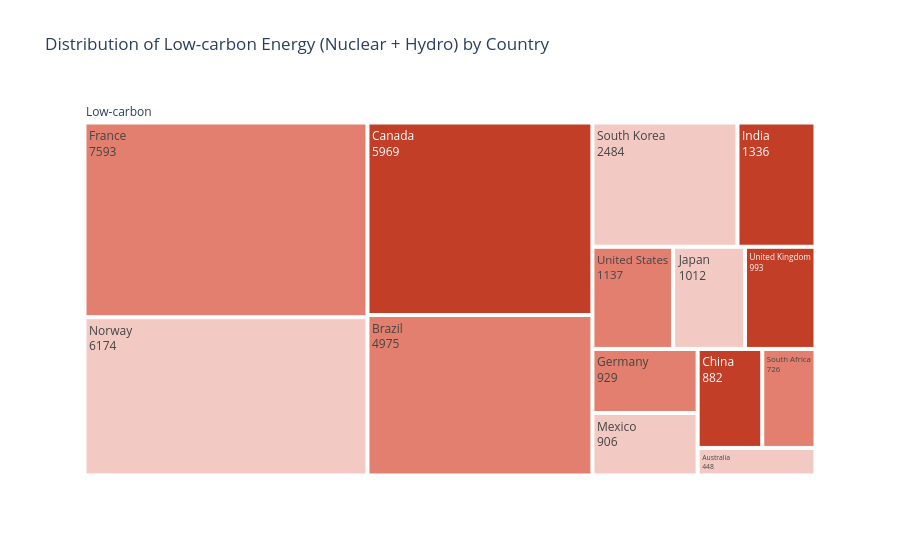
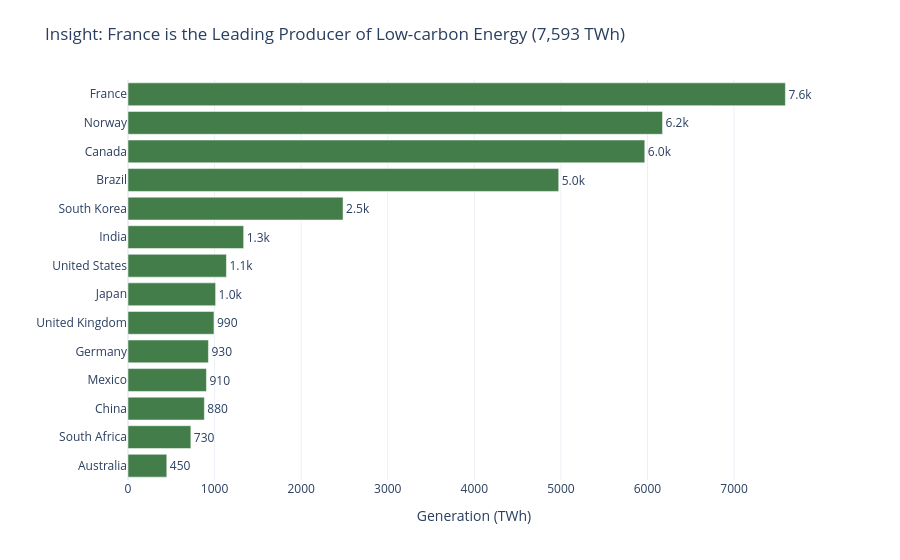

The notebook cell these images were saved under, in order:
### Markdown cell above
## Task 3 — Treemap vs bar: low-carbon energy by country

**What to build:** Build **both** a treemap and a horizontal bar chart showing total low-carbon TWh (Nuclear + Hydro) per country. Then answer the question in a markdown cell below.

**Requirements:**
- Filter to `Source_Type == 'Low-carbon'` and aggregate TWh by country
- Treemap: single-level `path=['All', 'Country']` with a dummy root node labelled `'Low-carbon'`
- Bar chart: sorted by TWh, horizontal orientation, CVD-safe colour
- Both charts show TWh values, not percentages
- Insight title on the bar chart naming the leading country

### Code cell
# Task 3 — charts
# Task 3 — charts
import plotly.express as px
import pandas as pd

#Load the data
df = pd.read_csv('../data/global_energy_mix.csv')

# Steps for Filter and Aggregate
low_carbon_df = df[df['Source'].isin(['Nuclear', 'Hydro'])].copy()
agg_df = low_carbon_df.groupby('Country')['TWh'].sum().reset_index()

agg_df = agg_df.sort_values('TWh', ascending=True)

# Dummy root node for treemap
agg_df['All'] = 'Low-carbon'

leading_country = agg_df.iloc[-1]['Country']
leading_twh = agg_df.iloc[-1]['TWh']

fig_tree = px.treemap(
    agg_df, 
    path=['All', 'Country'], 
    values='TWh',
    title='Distribution of Low-carbon Energy (Nuclear + Hydro) by Country',
    color_discrete_sequence=["#E27F6E"]
)
fig_tree.update_traces(textinfo="label+value")

fig_bar = px.bar(
    agg_df,
    x='TWh',
    y='Country',
    orientation='h',
    title=f"Insight: {leading_country} is the Leading Producer of Low-carbon Energy ({leading_twh:,.0f} TWh)",
    labels={'TWh': 'Total Low-carbon TWh', 'Country': ''},
    color_discrete_sequence=["#437E4A"] 
)

fig_bar.update_traces(texttemplate='%{x:.2s}', textposition='outside')
fig_bar.update_layout(
    xaxis_title="Generation (TWh)",
    yaxis={'categoryorder': 'total ascending'},
    template='plotly_white',
    margin=dict(t=80, l=100)
)

fig_tree.show()
fig_bar.show()

### Figure 1 — Plotly figure (JSON) as saved in the notebook; plotly's stock layout.template omitted (floating-point values rounded to 4 significant figures)
{"data": [{"branchvalues": "total", "domain": {"x": [0, 1], "y": [0, 1]}, "hovertemplate": "labels=%{label}<br>TWh=%{value}<br>parent=%{parent}<br>id=%{id}<extra></extra>", "ids": ["Low-carbon/Australia", "Low-carbon/Brazil", "Low-carbon/Canada", "Low-carbon/China", "Low-carbon/France", "Low-carbon/Germany", "Low-carbon/India", "Low-carbon/Japan", "Low-carbon/Mexico", "Low-carbon/Norway", "Low-carbon/South Africa", "Low-carbon/South Korea", "Low-carbon/United Kingdom", "Low-carbon/United States", "Low-carbon"], "labels": ["Australia", "Brazil", "Canada", "China", "France", "Germany", "India", "Japan", "Mexico", "Norway", "South Africa", "South Korea", "United Kingdom", "United States", "Low-carbon"], "name": "", "parents": ["Low-carbon", "Low-carbon", "Low-carbon", "Low-carbon", "Low-carbon", "Low-carbon", "Low-carbon", "Low-carbon", "Low-carbon", "Low-carbon", "Low-carbon", "Low-carbon", "Low-carbon", "Low-carbon", ""], "textinfo": "label+value", "type": "treemap", "values": [448, 4975, 5969, 882, 7593, 929, 1336, 1012, 906, 6174, 726, 2484, 993, 1137, 35564]}], "layout": {"legend": {"tracegroupgap": 0}, "title": {"text": "Distribution of Low-carbon Energy (Nuclear + Hydro) by Country"}, "treemapcolorway": ["#E27F6E"]}}

### Figure 2 — Plotly figure (JSON) as saved in the notebook; plotly's stock layout.template omitted (floating-point values rounded to 4 significant figures)
{"data": [{"alignmentgroup": "True", "hovertemplate": "Total Low-carbon TWh=%{x}<br>=%{y}<extra></extra>", "legendgroup": "", "marker": {"color": "#437E4A", "pattern": {"shape": ""}}, "name": "", "offsetgroup": "", "orientation": "h", "showlegend": false, "textposition": "outside", "texttemplate": "%{x:.2s}", "type": "bar", "x": [448, 726, 882, 906, 929, 993, 1012, 1137, 1336, 2484, 4975, 5969, 6174, 7593], "xaxis": "x", "y": ["Australia", "South Africa", "China", "Mexico", "Germany", "United Kingdom", "Japan", "United States", "India", "South Korea", "Brazil", "Canada", "Norway", "France"], "yaxis": "y"}], "layout": {"barmode": "relative", "legend": {"tracegroupgap": 0}, "margin": {"l": 100, "t": 80}, "title": {"text": "Insight: France is the Leading Producer of Low-carbon Energy (7,593 TWh)"}, "xaxis": {"anchor": "y", "domain": [0, 1], "title": {"text": "Generation (TWh)"}}, "yaxis": {"anchor": "x", "categoryorder": "total ascending", "domain": [0, 1], "title": {"text": ""}}}}
